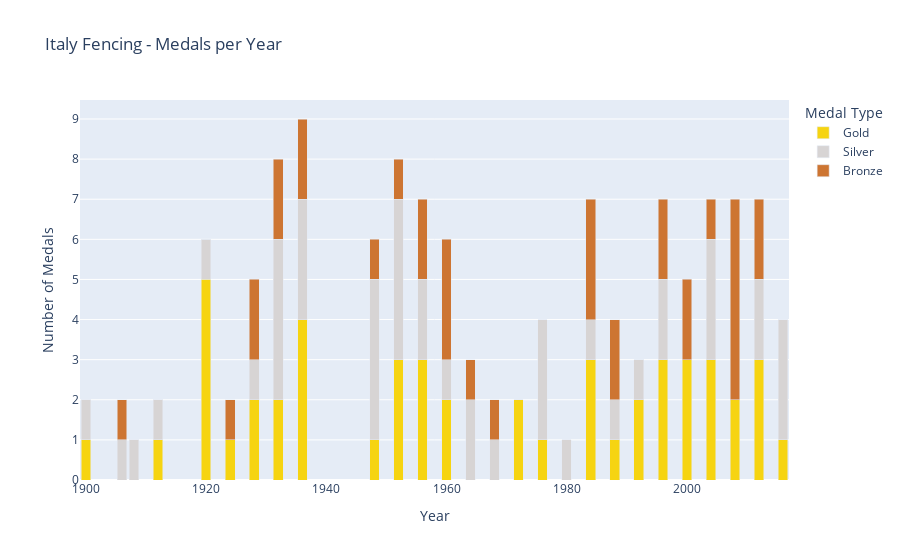

The notebook cell saved with this chart:
### Code cell
medals_by_type = (
    fencing_unique_medals
    .pivot_table(
        index="Year",
        columns="Medal",
        values="ID",      # bara för count
        aggfunc="count",
        fill_value=0
    )
    .reset_index()
)

fig1 = px.bar(
    medals_by_type,
    x="Year",
    y=["Gold", "Silver", "Bronze"],
    title="Italy Fencing - Medals per Year",
    labels={"value": "Number of Medals", "variable": "Medal Type"},
    color_discrete_map={
        "Gold": "#F6D411",
        "Silver": "#D7D4D4",
        "Bronze": "#CD7532"
    }
)
fig1.update_layout(barmode="stack")
fig1.show()

### Figure 1 — Plotly figure (JSON) as saved in the notebook; plotly's stock layout.template omitted (floating-point values rounded to 4 significant figures)
{"data": [{"hovertemplate": "Medal Type=Gold<br>Year=%{x}<br>Number of Medals=%{y}<extra></extra>", "legendgroup": "Gold", "marker": {"color": "#F6D411", "pattern": {"shape": ""}}, "name": "Gold", "orientation": "v", "showlegend": true, "textposition": "auto", "type": "bar", "x": [1900, 1906, 1908, 1912, 1920, 1924, 1928, 1932, 1936, 1948, 1952, 1956, 1960, 1964, 1968, 1972, 1976, 1980, 1984, 1988, 1992, 1996, 2000, 2004, 2008, 2012, 2016], "xaxis": "x", "y": [1, 0, 0, 1, 5, 1, 2, 2, 4, 1, 3, 3, 2, 0, 0, 2, 1, 0, 3, 1, 2, 3, 3, 3, 2, 3, 1], "yaxis": "y"}, {"hovertemplate": "Medal Type=Silver<br>Year=%{x}<br>Number of Medals=%{y}<extra></extra>", "legendgroup": "Silver", "marker": {"color": "#D7D4D4", "pattern": {"shape": ""}}, "name": "Silver", "orientation": "v", "showlegend": true, "textposition": "auto", "type": "bar", "x": [1900, 1906, 1908, 1912, 1920, 1924, 1928, 1932, 1936, 1948, 1952, 1956, 1960, 1964, 1968, 1972, 1976, 1980, 1984, 1988, 1992, 1996, 2000, 2004, 2008, 2012, 2016], "xaxis": "x", "y": [1, 1, 1, 1, 1, 0, 1, 4, 3, 4, 4, 2, 1, 2, 1, 0, 3, 1, 1, 1, 1, 2, 0, 3, 0, 2, 3], "yaxis": "y"}, {"hovertemplate": "Medal Type=Bronze<br>Year=%{x}<br>Number of Medals=%{y}<extra></extra>", "legendgroup": "Bronze", "marker": {"color": "#CD7532", "pattern": {"shape": ""}}, "name": "Bronze", "orientation": "v", "showlegend": true, "textposition": "auto", "type": "bar", "x": [1900, 1906, 1908, 1912, 1920, 1924, 1928, 1932, 1936, 1948, 1952, 1956, 1960, 1964, 1968, 1972, 1976, 1980, 1984, 1988, 1992, 1996, 2000, 2004, 2008, 2012, 2016], "xaxis": "x", "y": [0, 1, 0, 0, 0, 1, 2, 2, 2, 1, 1, 2, 3, 1, 1, 0, 0, 0, 3, 2, 0, 2, 2, 1, 5, 2, 0], "yaxis": "y"}], "layout": {"barmode": "stack", "legend": {"title": {"text": "Medal Type"}, "tracegroupgap": 0}, "title": {"text": "Italy Fencing - Medals per Year"}, "xaxis": {"anchor": "y", "domain": [0, 1], "title": {"text": "Year"}}, "yaxis": {"anchor": "x", "domain": [0, 1], "title": {"text": "Number of Medals"}}}}
